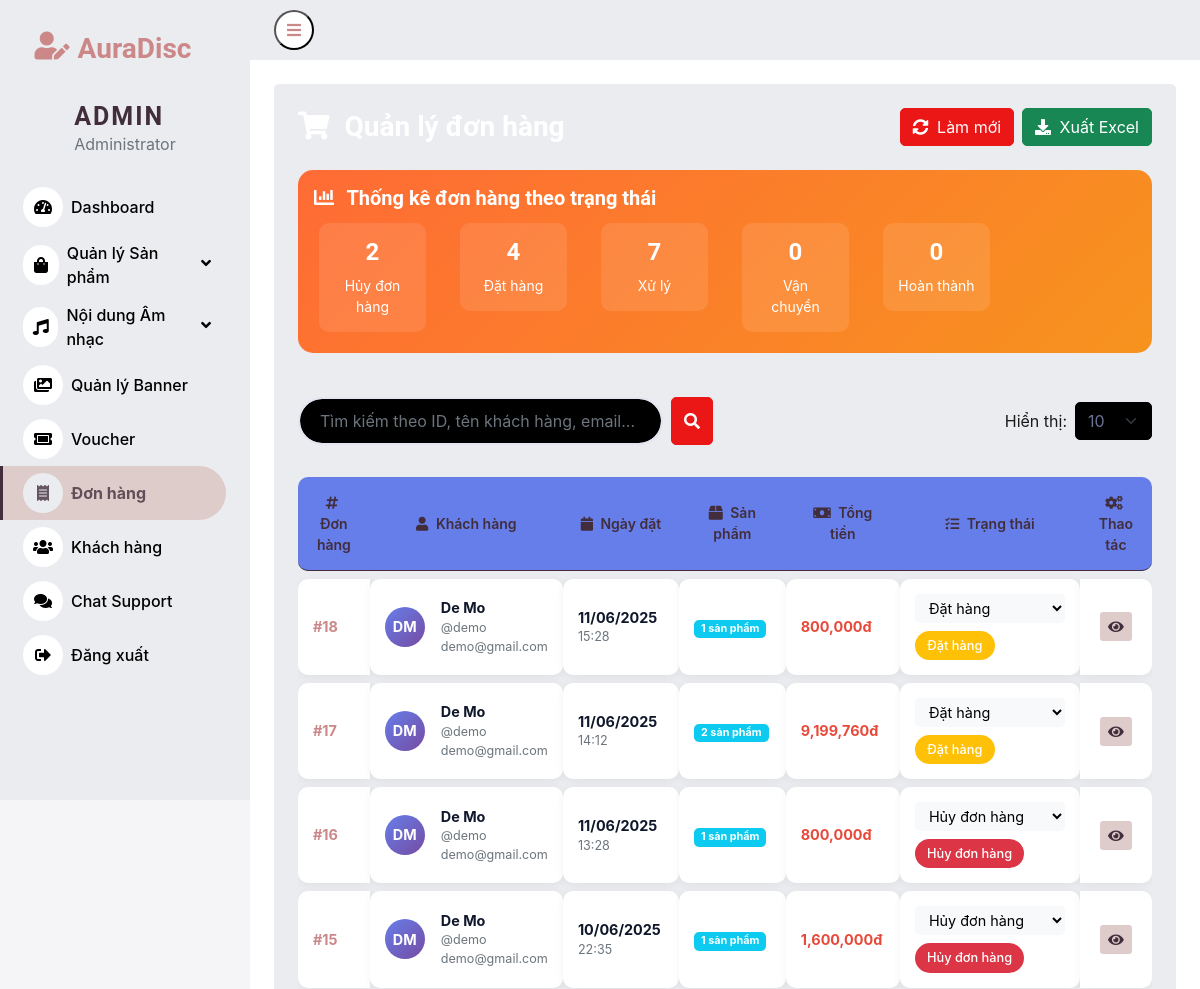
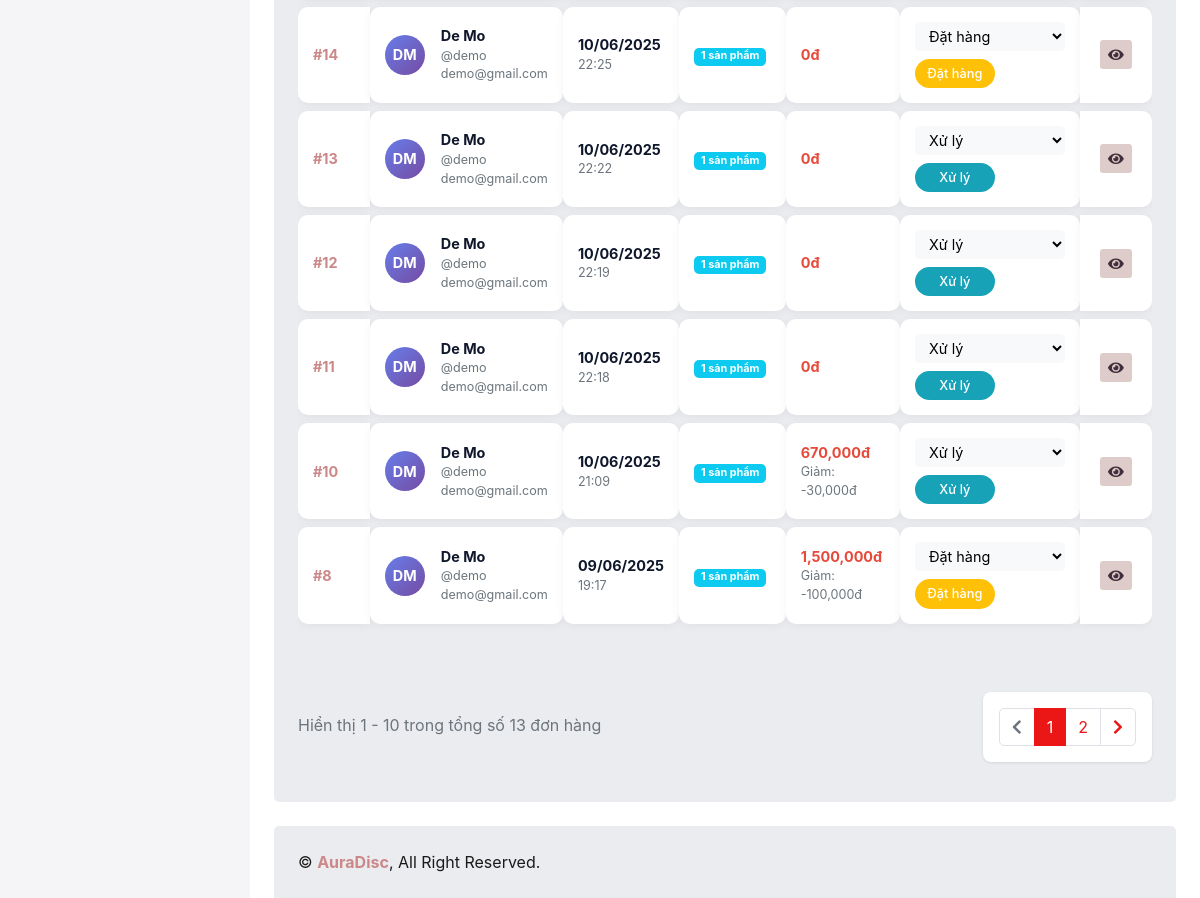
/admin/pages/order/order_list/order_list.php, run on the app's committed database (2 pictures, top to bottom).
### tables this page shows
CREATE TABLE `order_stages` (
  `stage_id` int(11) NOT NULL,
  `stage_name` varchar(100) NOT NULL,
  `stage_description` text DEFAULT NULL,
  `color_code` varchar(7) DEFAULT '#007bff',
  `is_active` tinyint(1) DEFAULT 1,
  `created_at` timestamp NOT NULL DEFAULT current_timestamp()
);

CREATE TABLE `orders` (
  `order_id` int(11) NOT NULL,
  `buyer_id` int(11) NOT NULL,
  `order_date` timestamp NOT NULL DEFAULT current_timestamp(),
  `total_amount` decimal(10,2) NOT NULL,
  `payment_method` enum('wallet','vnpay','cash') DEFAULT 'wallet',
  `payment_id` int(11) DEFAULT NULL,
  `stage_id` int(11) NOT NULL DEFAULT 0 COMMENT '0: Đặt hàng, 1: Xử lý, 2: Vận chuyển, 3: Hoàn thành, -1: Hủy',
  `voucher_discount` decimal(15,2) DEFAULT 0.00,
  `final_amount` decimal(15,2) NOT NULL DEFAULT 0.00
);

CREATE TABLE `users` (
  `user_id` int(11) NOT NULL,
  `role_id` int(11) NOT NULL,
  `username` varchar(50) NOT NULL,
  `password` varchar(255) NOT NULL,
  `email` varchar(100) NOT NULL,
  `full_name` varchar(100) NOT NULL,
  `gender` enum('Nam','Nữ','Khác') NOT NULL,
  `phone` varchar(20) NOT NULL,
  `created_at` timestamp NOT NULL DEFAULT current_timestamp() ON UPDATE current_timestamp(),
  `balance` decimal(15,2) NOT NULL DEFAULT 0.00 COMMENT 'Số dư tài khoản của user',
  `address` text DEFAULT NULL COMMENT 'Địa chỉ chi tiết của user'
);

### admin/pages/order/order_list/order_list.php (the view, shortened to what the rows shown need)
<?php
require_once __DIR__ . '/../../../../config/database.php';
$stages_query = "SELECT * FROM order_stages WHERE is_active = 1 ORDER BY stage_id";
$stages_result = $conn->query($stages_query);
$stages = [];
while ($stage = $stages_result->fetch_assoc()) {
    $stages[$stage['stage_id']] = $stage;
}
$rowsPerPage = isset($_GET['entries']) ? (int)$_GET['entries'] : 10;
$rowsPerPage = in_array($rowsPerPage, [10, 25, 50, 100]) ? $rowsPerPage : 10;
$currentPageNumber = isset($_GET['page']) ? (int)$_GET['page'] : 1;
$where_clause = "WHERE 1=1";
$params = [];
$types = "";
$count_query = "
    SELECT COUNT(*) as total
    FROM orders o
    JOIN users u ON o.buyer_id = u.user_id
    JOIN order_stages os ON o.stage_id = os.stage_id
    {$where_clause}
";
if ($params) {
    $count_stmt = $conn->prepare($count_query);
    $count_stmt->bind_param($types, ...$params);
    $count_stmt->execute();
    $total_result = $count_stmt->get_result();
} else {
    $total_result = $conn->query($count_query);
}
$totalRows = $total_result->fetch_assoc()['total'];
$totalPages = ceil($totalRows / $rowsPerPage);
$currentPageNumber = max(1, min($currentPageNumber, $totalPages));
$offset = ($currentPageNumber - 1) * $rowsPerPage;
$orders_query = "
    SELECT
        o.order_id,
        o.order_date,
        o.total_amount,
        o.final_amount,
        o.voucher_discount,
        o.stage_id,
        u.user_id,
        u.username,
        u.full_name,
        u.email,
        os.stage_name,
        os.color_code,
        COUNT(oi.order_item_id) as item_count
    FROM orders o
    JOIN users u ON o.buyer_id = u.user_id
    JOIN order_stages os ON o.stage_id = os.stage_id
    LEFT JOIN order_items oi ON o.order_id = oi.order_id
    {$where_clause}
    GROUP BY o.order_id
    ORDER BY o.order_date DESC
    LIMIT ? OFFSET ?
";
if ($params) {
    $params[] = $rowsPerPage;
    $params[] = $offset;
    $types .= "ii";
    $stmt = $conn->prepare($orders_query);
    $stmt->bind_param($types, ...$params);
    $stmt->execute();
    $orders_result = $stmt->get_result();
} else {
    $stmt = $conn->prepare($orders_query);
    $stmt->bind_param("ii", $rowsPerPage, $offset);
    $stmt->execute();
    $orders_result = $stmt->get_result();
}
$orders = [];
while ($order = $orders_result->fetch_assoc()) {
    $orders[] = $order;
}
$stats_query = "
    SELECT
        os.stage_id,
        os.stage_name,
        os.color_code,
        COUNT(o.order_id) as count
    FROM order_stages os
    LEFT JOIN orders o ON os.stage_id = o.stage_id
    WHERE os.is_active = 1
    GROUP BY os.stage_id, os.stage_name, os.color_code
    ORDER BY os.stage_id
";
$stats_result = $conn->query($stats_query);
$stage_stats = [];
while ($stat = $stats_result->fetch_assoc()) {
    $stage_stats[] = $stat;
}
?>
<!DOCTYPE html>
<html lang="vi">
  <head>
    <link href="/WEB_MXH/admin/pages/dashboard/css/bootstrap.min.css" rel="stylesheet">
    <link href="https://cdnjs.cloudflare.com/ajax/libs/font-awesome/5.10.0/css/all.min.css" rel="stylesheet">
    <link href="https://cdn.jsdelivr.net/npm/bootstrap-icons@1.4.1/font/bootstrap-icons.css" rel="stylesheet">
    <link href="/WEB_MXH/admin/pages/dashboard/css/style.css" rel="stylesheet">
    <link rel="stylesheet" href="order_list.css" />
  </head>
  <body>
    <div class="container-fluid position-relative d-flex p-0">
      <div class="content">
        <div class="container-fluid pt-4 px-4">
                <div class="row g-4">
                    <div class="col-12">
                        <div class="bg-secondary rounded h-100 p-4">
                            <div class="row mb-4">
                                <div class="col-12">
                                    <div class="card stats-card">
                                        <div class="card-body">
                                            <div class="row">
                                                <?php foreach ($stage_stats as $stat): ?>
                                                    <div class="col-md-2 col-sm-4 col-6">
                                                        <div class="stat-item">
                                                            <div class="h4 mb-2"><?php echo $stat['count']; ?></div>
                                                            <div class="small"><?php echo $stat['stage_name']; ?></div>
              </div>
            </div>
                                                <?php endforeach; ?>
              </div>
            </div>
              </div>
            </div>
          </div>
                            <div class="table-responsive">
                                <table class="table table-custom">
              <thead>
                                        <tr style="background: #667eea; color: white;">
                                            <th style="border-radius: 10px 0 0 10px; padding: 15px;">
                                                <i class="fas fa-hashtag me-1"></i> Đơn hàng
                                            </th>
                                            <th style="padding: 15px;">
                                                <i class="fas fa-user me-1"></i> Khách hàng
                                            </th>
                                            <th style="padding: 15px;">
                                                <i class="fas fa-calendar me-1"></i> Ngày đặt
                                            </th>
                                            <th style="padding: 15px;">
                                                <i class="fas fa-box me-1"></i> Sản phẩm
                                            </th>
                                            <th style="padding: 15px;">
                                                <i class="fas fa-money-bill me-1"></i> Tổng tiền
                                            </th>
                                            <th style="padding: 15px;">
                                                <i class="fas fa-tasks me-1"></i> Trạng thái
                                            </th>
                                            <th style="border-radius: 0 10px 10px 0; padding: 15px;">
                                                <i class="fas fa-cogs me-1"></i> Thao tác
                  </th>
                </tr>
              </thead>
              <tbody>
                                        <?php if (empty($orders)): ?>
                                            <tr>
                                                <td colspan="7" class="text-center" style="border-radius: 10px;">
                                                    <div class="py-4">
                                                        <i class="fas fa-inbox fa-3x text-muted mb-3"></i>
                                                        <h5 class="text-muted">Không có đơn hàng nào</h5>
                                                        <p class="text-muted">Chưa có dữ liệu đơn hàng để hiển thị</p>
                    </div>
                  </td>
                                            </tr>
                                        <?php else: ?>
                                            <?php foreach ($orders as $order): ?>
                                                <tr>
                                                    <td>
                                                        <div class="fw-bold text-primary">#<?php echo $order['order_id']; ?></div>
                                                    </td>
                                                    <td>
                                                        <div class="d-flex align-items-center">
                                                            <div class="customer-avatar me-3">
                    <?php
                                                                    $name_parts = explode(' ', trim($order['full_name']));
                                                                    echo strtoupper(substr($name_parts[0], 0, 1));
                                                                    if (count($name_parts) > 1) {
                                                                        echo strtoupper(substr(end($name_parts), 0, 1));
                                                                    }
                                                                ?>
                                                            </div>
                                                            <div>
                                                                <div class="fw-bold"><?php echo htmlspecialchars($order['full_name']); ?></div>
                                                                <div class="text-muted small">@<?php echo htmlspecialchars($order['username']); ?></div>
                                                                <div class="text-muted small"><?php echo htmlspecialchars($order['email']); ?></div>
                                                            </div>
                                                        </div>
                                                    </td>
                                                    <td>
                                                        <div class="fw-bold"><?php echo date('d/m/Y', strtotime($order['order_date'])); ?></div>
                                                        <div class="text-muted small"><?php echo date('H:i', strtotime($order['order_date'])); ?></div>
                                                    </td>
                                                    <td>
                                                        <span class="badge bg-info"><?php echo $order['item_count']; ?> sản phẩm</span>
                                                    </td>
                                                    <td>
                                                        <div class="amount-text"><?php echo number_format($order['final_amount'], 0, '.', ','); ?>đ</div>
                                                        <?php if ($order['voucher_discount'] > 0): ?>
                                                            <div class="text-muted small">
                                                                Giảm: -<?php echo number_format($order['voucher_discount'], 0, '.', ','); ?>đ
                                                            </div>
                                                        <?php endif; ?>
                  </td>
                  <td>
                        <form method="POST" style="display: inline;">
                                                            <select name="stage_id" class="stage-dropdown" onchange="this.form.submit()">
                                                                <?php foreach ($stages as $stage_id => $stage): ?>
                                                                    <option value="<?php echo $stage_id; ?>"
                                                                            <?php echo $order['stage_id'] == $stage_id ? 'selected' : ''; ?>>
                                                                        <?php echo htmlspecialchars($stage['stage_name']); ?>
                                                                    </option>
                                                                <?php endforeach; ?>
                                                            </select>
                        </form>
                                                        <div class="mt-2">
                                                            <span class="stage-badge" style="background-color: <?php echo $order['color_code']; ?>">
                                                                <?php echo htmlspecialchars($order['stage_name']); ?>
                                                            </span>
                    </div>
                  </td>
                                                    <td>
                                                        <button class="btn btn-sm btn-primary" onclick="viewOrderDetail(<?php echo $order['order_id']; ?>)" title="Xem chi tiết">
                                                            <i class="fas fa-eye"></i>
                                                        </button>
                                                    </td>
                </tr>
                <?php endforeach; ?>
                                        <?php endif; ?>
              </tbody>
            </table>
          </div>
                        </div>
            </div>
          </div>
        </div>
      </div>
    </div>
  </body>
</html>

### data on the page
order_stages: count "2", stage_name "Hủy đơn hàng"
order_stages: count "4", stage_name "Đặt hàng"
order_stages: count "7", stage_name "Xử lý"
order_stages: count "0", stage_name "Vận chuyển"
order_stages: count "0", stage_name "Hoàn thành"
orders: order_id "18", users.full_name "D", users.full_name "De Mo", users.username "demo", users.email "demo@gmail.com", order_date "11/06/2025", order_date "15:28", item_count "1", final_amount "800,000", stage_id "Đặt hàng", stage.stage_name "Đặt hàng"
orders: order_id "17", users.full_name "D", users.full_name "De Mo", users.username "demo", users.email "demo@gmail.com", order_date "11/06/2025", order_date "14:12", item_count "2", final_amount "9,199,760", stage_id "Đặt hàng", stage.stage_name "Đặt hàng"
orders: order_id "16", users.full_name "D", users.full_name "De Mo", users.username "demo", users.email "demo@gmail.com", order_date "11/06/2025", order_date "13:28", item_count "1", final_amount "800,000", stage_id "Hủy đơn hàng", stage.stage_name "Hủy đơn hàng"
orders: order_id "15", users.full_name "D", users.full_name "De Mo", users.username "demo", users.email "demo@gmail.com", order_date "10/06/2025", order_date "22:35", item_count "1", final_amount "1,600,000", stage_id "Hủy đơn hàng", stage.stage_name "Hủy đơn hàng"
orders: order_id "14", users.full_name "D", users.full_name "De Mo", users.username "demo", users.email "demo@gmail.com", order_date "10/06/2025", order_date "22:25", item_count "1", final_amount "0", stage_id "Đặt hàng", stage.stage_name "Đặt hàng"
orders: order_id "13", users.full_name "D", users.full_name "De Mo", users.username "demo", users.email "demo@gmail.com", order_date "10/06/2025", order_date "22:22", item_count "1", final_amount "0", stage_id "Xử lý", stage.stage_name "Xử lý"
orders: order_id "12", users.full_name "D", users.full_name "De Mo", users.username "demo", users.email "demo@gmail.com", order_date "10/06/2025", order_date "22:19", item_count "1", final_amount "0", stage_id "Xử lý", stage.stage_name "Xử lý"
orders: order_id "11", users.full_name "D", users.full_name "De Mo", users.username "demo", users.email "demo@gmail.com", order_date "10/06/2025", order_date "22:18", item_count "1", final_amount "0", stage_id "Xử lý", stage.stage_name "Xử lý"
orders: order_id "10", users.full_name "D", users.full_name "De Mo", users.username "demo", users.email "demo@gmail.com", order_date "10/06/2025", order_date "21:09", item_count "1", final_amount "670,000", voucher_discount "30,000", stage_id "Xử lý", stage.stage_name "Xử lý"
orders: order_id "8", users.full_name "D", users.full_name "De Mo", users.username "demo", users.email "demo@gmail.com", order_date "09/06/2025", order_date "19:17", item_count "1", final_amount "1,500,000", voucher_discount "100,000", stage_id "Đặt hàng", stage.stage_name "Đặt hàng"

### other printed values
min($currentPageNumber * $rowsPerPage, $totalRows) "10"
$totalRows "13"
